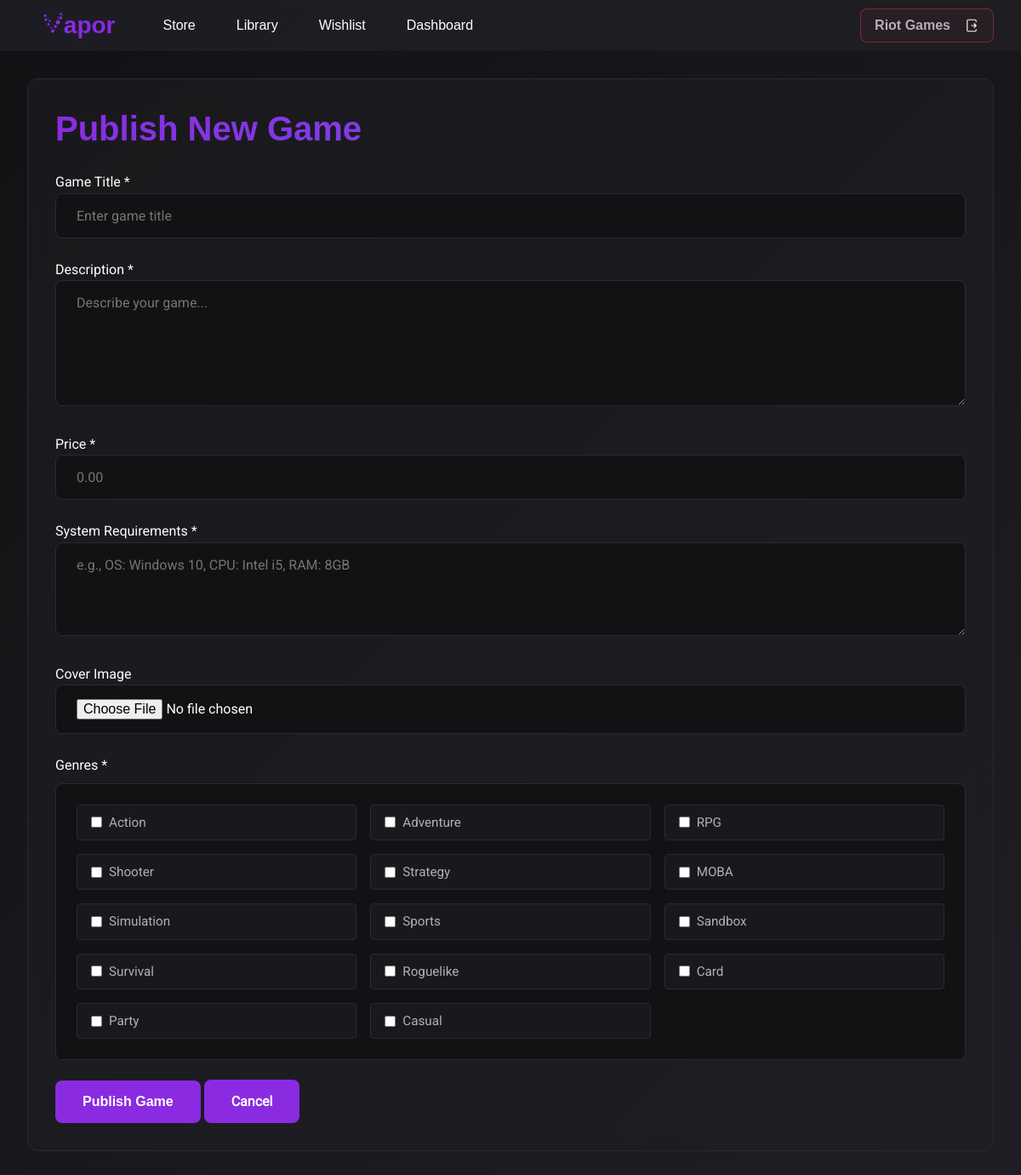
Page /dashboard/add-game/ (signed in) on the committed database.
### store/models.py (models this page shows, shortened)
class Genre(models.Model):
    name = models.CharField(max_length=50, unique=True)

### store/views.py (the view, shortened to what this page needs)
# urls.py: path("dashboard/add-game/", views.add_game, name="add_game"),
@login_required
def add_game(request):
    if not request.user.profile.is_developer:
        messages.error(request, "Access denied. Only developers can add games.")
        return redirect("catalog")
    genres = Genre.objects.all()
    return render(request, "add_game.html", {"genres": genres})

### store/templates/add_game.html (shortened to what this page needs)
{% extends 'base.html' %}
{% block content %}
    <section>
        <h1>Publish New Game</h1>
        <form method="POST" enctype="multipart/form-data">
            <div>
                <label for="title">Game Title *</label>
                <input type="text"
                       id="title"
                       name="title"
                       required
                       autofocus
                       placeholder="Enter game title">
            </div>
            <div>
                <label for="description">Description *</label>
                <textarea id="description"
                          name="description"
                          required
                          rows="6"
                          placeholder="Describe your game..."></textarea>
            </div>
            <div>
                <label for="price">Price *</label>
                <input type="number"
                       id="price"
                       name="price"
                       required
                       step="0.01"
                       min="0"
                       max="9999.99"
                       placeholder="0.00">
            </div>
            <div>
                <label for="requirements">System Requirements *</label>
                <textarea id="requirements"
                          name="requirements"
                          required
                          rows="4"
                          placeholder="e.g., OS: Windows 10, CPU: Intel i5, RAM: 8GB"></textarea>
            </div>
            <div>
                <label for="cover_image">Cover Image</label>
                <input type="file" id="cover_image" name="cover_image" accept="image/*">
            </div>
            <div class="genres-container">
                <span class="genres-title">Genres *</span>
                <div class="genres-grid">
                    {% for genre in genres %}
                        <label class="genre-item">
                            <input type="checkbox" name="genres" value="{{ genre.id }}">
                            <span>{{ genre.name }}</span>
                        </label>
                    {% endfor %}
                </div>
            </div>
            <div class="form-actions">
                <button type="submit">Publish Game</button>
                <a href="{% url 'dashboard' %}" role="button">Cancel</a>
            </div>
        </form>
    </section>
{% endblock %}

### store/templates/base.html (shortened to what this page needs)
{% load static %}
<!DOCTYPE html>
<html lang="en">
    <head>
        <link rel="stylesheet" href="{% static 'css/style.css' %}">
    </head>
    <body>
        <nav>
            <div>
                <a href="{% url 'catalog' %}">
                    <img src="{% static 'img/logo.svg' %}" alt="V">
                    apor
                </a>
            </div>
            <div>
                <a href="{% url 'catalog' %}"
                   {% if request.resolver_match.url_name == 'catalog' %}aria-current="page"{% endif %}>Store</a>
                {% if user.is_authenticated %}
                    <a href="{% url 'library' %}"
                       {% if request.resolver_match.url_name == 'library' %}aria-current="page"{% endif %}>Library</a>
                    <a href="{% url 'wishlist' %}"
                       {% if request.resolver_match.url_name == 'wishlist' %}aria-current="page"{% endif %}>Wishlist</a>
                    {% if user.profile.is_developer %}
                        <a href="{% url 'dashboard' %}"
                           {% if request.resolver_match.url_name == 'dashboard' %}aria-current="page"{% endif %}>Dashboard</a>
                    {% endif %}
                {% endif %}
            </div>
            <div>
                {% if user.is_authenticated %}
                    <a href="{% url 'logout' %}" class="nav-logout-btn">
                        <span>{{ user.username }}</span>
                        <img src="{% static 'img/log-out.svg' %}" alt="Logout Icon">
                    </a>
                {% else %}
                    <a href="{% url 'login' %}" class="nav-login-btn">
                        <img src="{% static 'img/log-in.svg' %}" alt="Login Icon">
                        Login
                    </a>
                {% endif %}
            </div>
        </nav>
        <main>
            {% block content %}
            {% endblock %}
        </main>
    </body>
</html>

### rows in the picture
Genre: name "Action"
Genre: name "Adventure"
Genre: name "RPG"
Genre: name "Shooter"
Genre: name "Strategy"
Genre: name "MOBA"
Genre: name "Simulation"
Genre: name "Sports"
Genre: name "Sandbox"
Genre: name "Survival"
Genre: name "Roguelike"
Genre: name "Card"
Genre: name "Party"
Genre: name "Casual"

### other values in the picture
{{ user.username }} "Riot Games"
